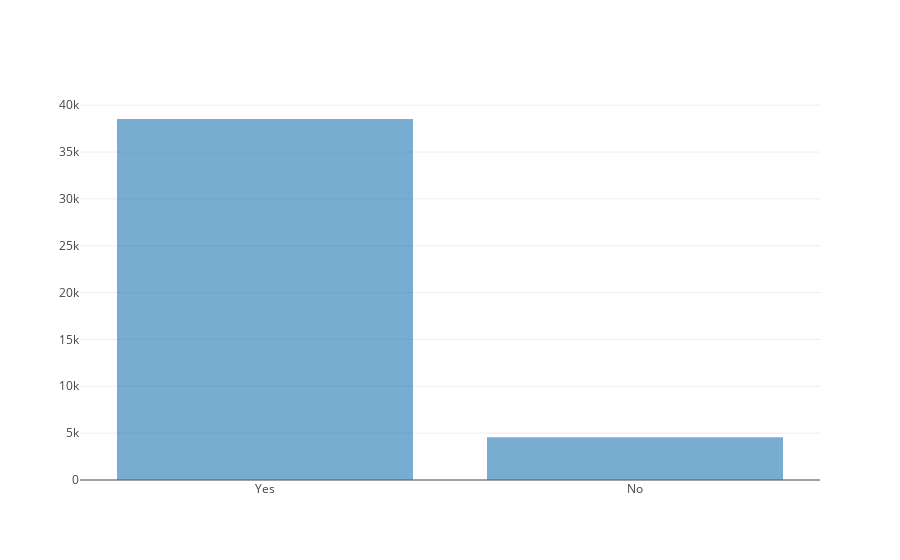

The code cell stored with this chart in its notebook:
### Code cell
data = df[['Hobby','OpenSource']].dropna()

trace1 = go.Bar(
    x=['Yes', 'No'],
    y=[data[(data['OpenSource'] == 'Yes') & (data['Hobby'] == 'Yes')].count()[0], data[(data['OpenSource'] == 'Yes') & (data['Hobby'] == 'No')].count()[0]],
    name='Yes',
    opacity=0.6
)

data = [trace1]
layout = go.Layout(
    barmode='group'
)

fig = go.Figure(data=data, layout=layout)
py.iplot(fig)

### Figure 1 — Plotly figure (JSON) as saved in the notebook; plotly's stock layout.template omitted (floating-point values rounded to 4 significant figures)
{"data": [{"name": "Yes", "opacity": 0.6, "type": "bar", "uid": "fc1cff9c-dbe3-48bc-9463-4a998a8cd24d", "x": ["Yes", "No"], "y": [38522, 4564]}], "layout": {"barmode": "group"}}
